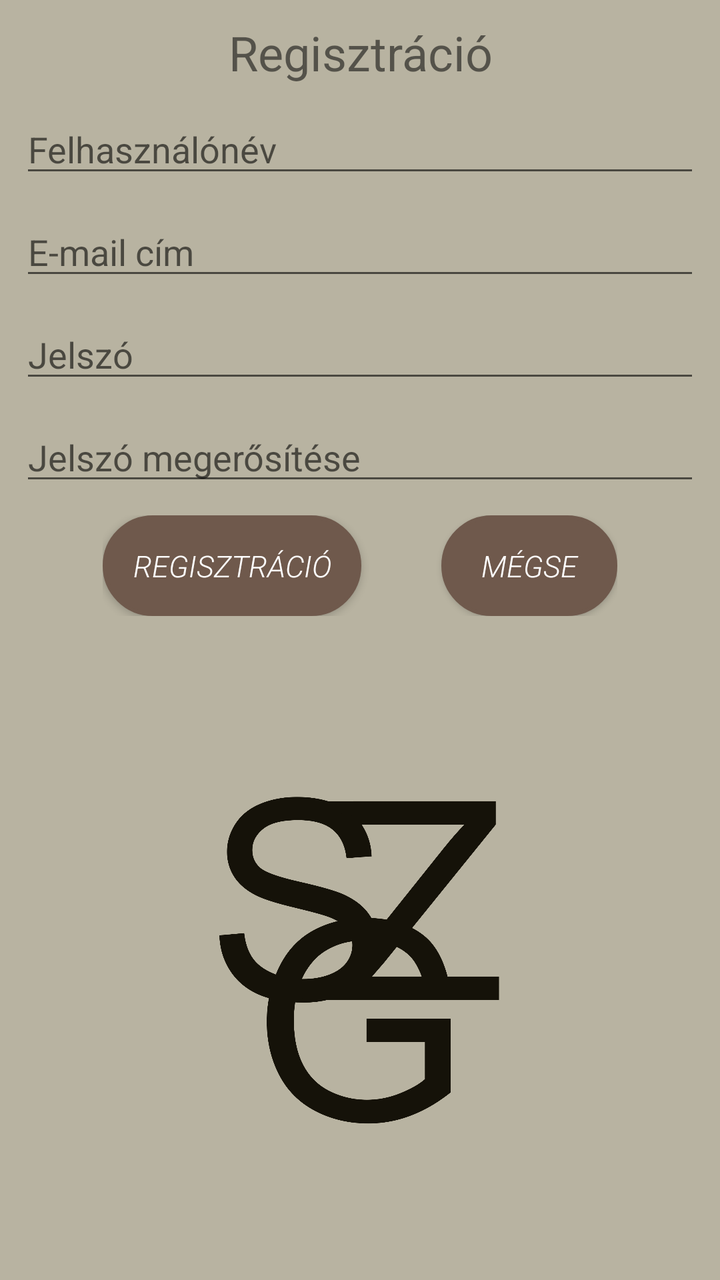
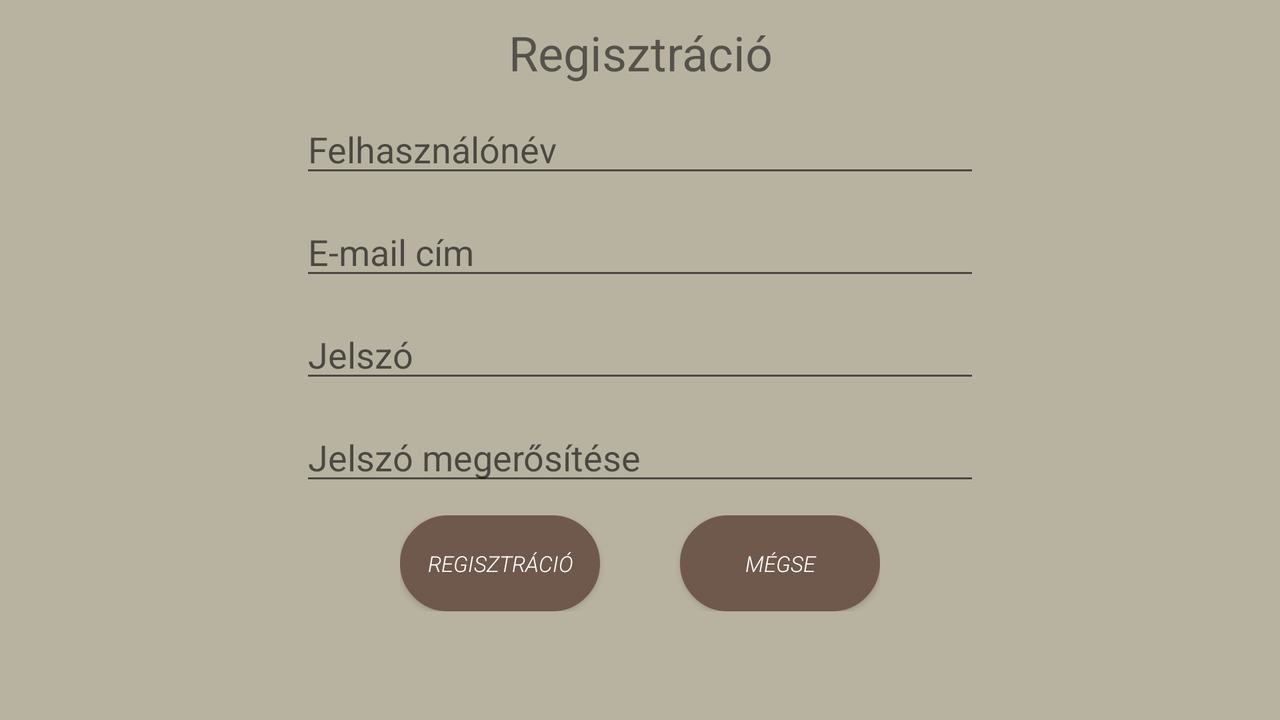

Two renders of one Android screen. The first uses the default layout on a phone; the second uses the alternative layout the repository ships for a different screen configuration, on a matching device. The two XML files are below.
<!-- AndroidManifest.xml: application theme Theme.SzegediMenetrend -->
<!-- res/layout/activity_register.xml -->
<?xml version="1.0" encoding="utf-8"?>
<RelativeLayout
    xmlns:android="http://schemas.android.com/apk/res/android"
    xmlns:tools="http://schemas.android.com/tools"
    android:id="@+id/main"
    android:layout_width="match_parent"
    android:layout_height="match_parent"
    android:background="@color/light"
    tools:context=".RegisterActivity">

    <TextView
        android:id="@+id/registrationTextView"
        android:layout_width="match_parent"
        android:layout_height="wrap_content"
        android:layout_marginTop="@dimen/default_margin"
        android:text="@string/registration"
        android:textSize="24sp"
        android:layout_alignParentStart="true"
        android:layout_alignParentEnd="true"
        android:textAlignment="center"/>

    <EditText
        android:id="@+id/userNameEditText"
        android:layout_width="match_parent"
        android:layout_height="wrap_content"
        android:layout_marginTop="@dimen/default_margin"
        android:layout_marginLeft="@dimen/default_margin"
        android:layout_marginRight="@dimen/default_margin"
        android:ems="10"
        android:hint="@string/user_name"
        android:inputType="textPersonName"
        android:layout_alignParentStart="true"
        android:layout_alignParentEnd="true"
        android:layout_below="@id/registrationTextView" />

    <EditText
        android:id="@+id/userEmailEditText"
        android:layout_width="match_parent"
        android:layout_height="wrap_content"
        android:layout_marginTop="@dimen/default_margin"
        android:layout_marginLeft="@dimen/default_margin"
        android:layout_marginRight="@dimen/default_margin"
        android:ems="10"
        android:hint="@string/email_address"
        android:inputType="textEmailAddress"
        android:layout_alignParentStart="true"
        android:layout_alignParentEnd="true"
        android:layout_below="@id/userNameEditText" />

    <EditText
        android:id="@+id/passwordEditText"
        android:layout_width="match_parent"
        android:layout_height="wrap_content"
        android:layout_marginTop="@dimen/default_margin"
        android:layout_marginLeft="@dimen/default_margin"
        android:layout_marginRight="@dimen/default_margin"
        android:ems="10"
        android:hint="@string/password"
        android:inputType="textPassword"
        android:layout_alignParentStart="true"
        android:layout_alignParentEnd="true"
        android:layout_below="@id/userEmailEditText" />

    <EditText
        android:id="@+id/passwordAgainEditText"
        android:layout_width="match_parent"
        android:layout_height="wrap_content"
        android:layout_marginTop="@dimen/default_margin"
        android:layout_marginLeft="@dimen/default_margin"
        android:layout_marginRight="@dimen/default_margin"
        android:ems="10"
        android:hint="@string/password_again"
        android:inputType="textPassword"
        android:layout_alignParentStart="true"
        android:layout_alignParentEnd="true"
        android:layout_below="@id/passwordEditText" />

    <LinearLayout
        android:id="@+id/buttons"
        android:layout_width="wrap_content"
        android:layout_height="wrap_content"
        android:orientation="horizontal"
        android:layout_below="@id/passwordAgainEditText"
        android:layout_marginTop="@dimen/default_margin"
        android:layout_centerHorizontal="true">

        <Button
            android:layout_width="wrap_content"
            android:layout_height="wrap_content"
            android:text="@string/registration"
            android:background="@drawable/button_style"
            style="@style/ButtonTextStyle"
            android:elevation="40dp"
            android:onClick="register"/>

        <Button
            android:layout_width="wrap_content"
            android:layout_height="wrap_content"
            android:layout_marginStart="40dp"
            android:background="@drawable/button_style"
            android:elevation="40dp"
            style="@style/ButtonTextStyle"
            android:onClick="cancel"
            android:text="@string/cancel"/>

        </LinearLayout>

    <ImageView
        android:id="@+id/imageView"
        android:layout_width="200dp"
        android:layout_height="200dp"
        android:src="@drawable/logo"
        android:layout_below="@id/buttons"
        android:layout_centerHorizontal="true"
        android:layout_marginTop="70dp"/>

</RelativeLayout>
<!-- resources referenced by this layout -->
<resources>
  <color name="light">#b8b3a1</color>
  <dimen name="default_margin">10dp</dimen>
  <!-- drawable button_style (drawable) -->
  <selector xmlns:android="http://schemas.android.com/apk/res/android">
      <item>
          <shape android:shape="rectangle">
  
              <solid android:color="#6F594C" />
              <stroke android:width="2dp" android:color="#6F594C" />
              <corners android:radius="30dp" />
              <padding
                  android:top="10dp"
                  android:bottom="10dp"
                  android:left="15dp"
                  android:right="15dp" />
  
          </shape>
      </item>
  </selector>
  <!-- drawable logo: png bitmap (drawable, 157125 bytes) -->
  <string name="cancel">Mégse</string>
  <string name="email_address">E-mail cím</string>
  <string name="password">Jelszó</string>
  <string name="password_again">Jelszó megerősítése</string>
  <string name="registration">Regisztráció</string>
  <string name="user_name">Felhasználónév</string>
  <style name="ButtonTextStyle">
          <item name="android:fontFamily">sans-serif-light</item>
          <item name="android:textSize">15sp</item>
          <item name="android:textStyle">italic</item>
          <item name="android:textColor">#FFFFFF</item>
          <item name="android:padding">15dp</item>
      </style>
  <style name="Theme.SzegediMenetrend" parent="Base.Theme.SzegediMenetrend" />
  <style name="Base.Theme.SzegediMenetrend" parent="Theme.AppCompat.Light.NoActionBar">
          
          
          <item name="colorPrimary">#6F594C</item>
          <item name="colorOnPrimary">#E2DACD</item>
  
      </style>
</resources>
<!-- res/layout-land/activity_register.xml (the repository's variant of the layout above) -->
<!-- drawn on the phone turned sideways -->
<?xml version="1.0" encoding="utf-8"?>
<RelativeLayout
    xmlns:android="http://schemas.android.com/apk/res/android"
    xmlns:tools="http://schemas.android.com/tools"
    android:id="@+id/main"
    android:layout_width="match_parent"
    android:layout_height="match_parent"
    android:background="@color/light"
    tools:context=".RegisterActivity">

    <TextView
        android:id="@+id/registrationTextView"
        android:layout_width="match_parent"
        android:layout_height="wrap_content"
        android:layout_marginTop="@dimen/default_margin"
        android:text="@string/registration"
        android:textSize="24sp"
        android:layout_alignParentStart="true"
        android:layout_alignParentEnd="true"
        android:textAlignment="center"/>

    <EditText
        android:id="@+id/userNameEditText"
        android:layout_width="match_parent"
        android:layout_height="wrap_content"
        android:layout_marginTop="10dp"
        android:layout_marginLeft="150dp"
        android:layout_marginRight="150dp"
        android:ems="10"
        android:hint="@string/user_name"
        android:inputType="textPersonName"
        android:layout_alignParentStart="true"
        android:layout_alignParentEnd="true"
        android:layout_below="@id/registrationTextView" />

    <EditText
        android:id="@+id/userEmailEditText"
        android:layout_width="match_parent"
        android:layout_height="wrap_content"
        android:layout_marginTop="10dp"
        android:layout_marginLeft="150dp"
        android:layout_marginRight="150dp"
        android:ems="10"
        android:hint="@string/email_address"
        android:inputType="textEmailAddress"
        android:layout_alignParentStart="true"
        android:layout_alignParentEnd="true"
        android:layout_below="@id/userNameEditText" />

    <EditText
        android:id="@+id/passwordEditText"
        android:layout_width="match_parent"
        android:layout_height="wrap_content"
        android:layout_marginTop="10dp"
        android:layout_marginLeft="150dp"
        android:layout_marginRight="150dp"
        android:ems="10"
        android:hint="@string/password"
        android:inputType="textPassword"
        android:layout_alignParentStart="true"
        android:layout_alignParentEnd="true"
        android:layout_below="@id/userEmailEditText" />

    <EditText
        android:id="@+id/passwordAgainEditText"
        android:layout_width="match_parent"
        android:layout_height="wrap_content"
        android:layout_marginTop="10dp"
        android:layout_marginLeft="150dp"
        android:layout_marginRight="150dp"
        android:ems="10"
        android:hint="@string/password_again"
        android:inputType="textPassword"
        android:layout_alignParentStart="true"
        android:layout_alignParentEnd="true"
        android:layout_below="@id/passwordEditText" />

    <LinearLayout
        android:id="@+id/buttons"
        android:layout_width="wrap_content"
        android:layout_height="wrap_content"
        android:orientation="horizontal"
        android:layout_below="@id/passwordAgainEditText"
        android:layout_marginTop="@dimen/default_margin"
        android:layout_centerHorizontal="true">

        <Button
            android:layout_width="100dp"
            android:layout_height="wrap_content"
            android:text="@string/registration"
            android:background="@drawable/button_style_land"
            style="@style/ButtonTextStyle_land"
            android:elevation="40dp"
            android:onClick="register"/>

        <Button
            android:layout_width="100dp"
            android:layout_height="wrap_content"
            android:layout_marginStart="40dp"
            android:background="@drawable/button_style_land"
            android:elevation="40dp"
            style="@style/ButtonTextStyle_land"
            android:onClick="cancel"
            android:text="@string/cancel"/>

        </LinearLayout>
</RelativeLayout>
<!-- resources referenced by the variant -->
<!-- as the phone turned sideways resolves them -->
<resources>
  <color name="light">#b8b3a1</color>
  <dimen name="default_margin">10dp</dimen>
  <!-- drawable button_style_land (drawable) -->
  <?xml version="1.0" encoding="utf-8"?>
  <selector xmlns:android="http://schemas.android.com/apk/res/android">
      <item>
          <shape android:shape="rectangle">
  
              <solid android:color="#6F594C" />
              <stroke android:width="2dp" android:color="#6F594C" />
              <corners android:radius="30dp" />
              <padding
                  android:top="4dp"
                  android:bottom="4dp"
                  android:left="12dp"
                  android:right="12dp" />
  
          </shape>
      </item>
  </selector>
  <string name="cancel">Mégse</string>
  <string name="email_address">E-mail cím</string>
  <string name="password">Jelszó</string>
  <string name="password_again">Jelszó megerősítése</string>
  <string name="registration">Regisztráció</string>
  <string name="user_name">Felhasználónév</string>
  <style name="ButtonTextStyle_land">
          <item name="android:fontFamily">sans-serif-light</item>
          <item name="android:textSize">11sp</item>
          <item name="android:textStyle">italic</item>
          <item name="android:textColor">#FFFFFF</item>
          <item name="android:padding">8dp</item>
      </style>
  <style name="Theme.SzegediMenetrend" parent="Base.Theme.SzegediMenetrend" />
  <style name="Base.Theme.SzegediMenetrend" parent="Theme.AppCompat.Light.NoActionBar">
          
          
          <item name="colorPrimary">#6F594C</item>
          <item name="colorOnPrimary">#E2DACD</item>
  
      </style>
</resources>
